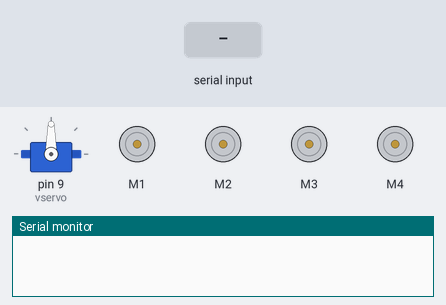
Recording of a sketch running on a simulated Arduino Mega 2560, built with avr-gcc and run on an emulated ATmega2560. Shown: servo, 4 × DC motor (green arrow = forward, orange = backward, longer = faster), the last lines printed to the serial monitor. Inputs (shaded band) come from the test bench.

Above: at 1.2 s.
1.3 s: "F" received over the second serial link
At 2.2 s:
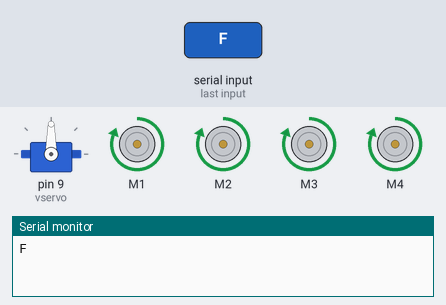
2.8 s: "B" received over the second serial link
At 3.4 s:
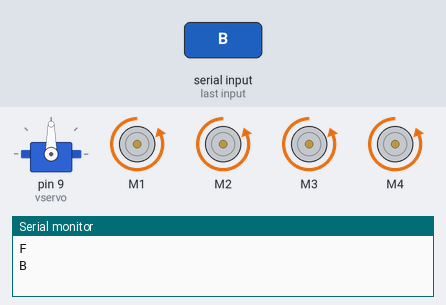
4.3 s: "L" received over the second serial link
At 5.5 s:
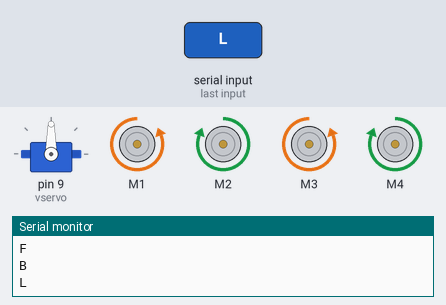
5.8 s: "R" received over the second serial link
At 6.9 s:
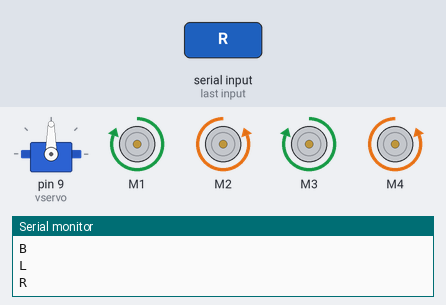
7.3 s: "G" received over the second serial link
At 8.0 s:
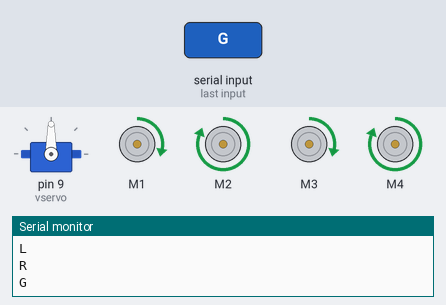
8.8 s: "I" received over the second serial link
At 9.2 s:
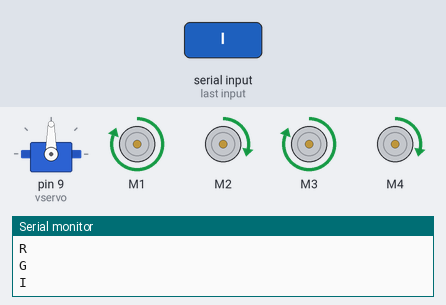
Timing chart, 0 to 11.3 s (numbered marks = the images above; inputs shaded):
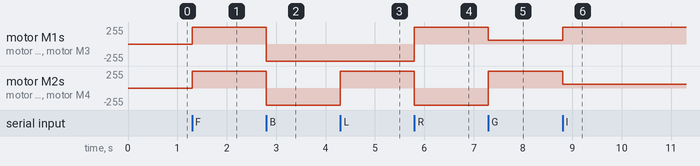

The sketch:

sketch_nov13a.ino
```cpp
#include <AFMotor.h> // Подключаем библиотеку для управления двигателями
#include <Servo.h>   // Подключаем библиотеку для сервоприводов
#include <SoftwareSerial.h> // Подключаем библиотеку для работы с Serial через дискретные порты

//Создаем объекты для двигателей
AF_DCMotor motor1(1); //канал М1 на Motor Shield — задний левый
AF_DCMotor motor2(2); //канал М2 на Motor Shield — задний правый
AF_DCMotor motor3(3); //канал М3 на Motor Shield — передний левый
AF_DCMotor motor4(4); //канал М4 на Motor Shield — передний правый

// Создаем объект для сервопривода
Servo vservo;

SoftwareSerial BTSerial(50, 51); // RX, TX

// Создаем переменную для команд Bluetooth
char vcmd;
// Создаем переменные для запоминания скорости двигателей
int vspdL, vspdR;
/* Создаем переменную, на значение которой будет уменьшаться скорость при плавных поворотах.
Текущая скорость должна быть больше этого значения.  В противном случае двигатели со стороны направления поворота просто не будут вращаться */
int vspd = 200;

void setup() {
  // Устанавливаем скорость передачи данных по Bluetooth
  BTSerial.begin(9600);
  // Устанавливаем скорость передачи данных по кабелю
  Serial.begin(9600);
  // Выбираем пин к которому подключен сервопривод
  vservo.attach(9); // или 10, если воткнули в крайний разъём
  // Поворачиваем сервопривод в положение 90 градусов при каждом включении
  vservo.write(90);
  // Устанавливаем максимальную скорость вращения двигателей
  vspeed(255,255);
}

void loop() {
  // Если есть данные
  if (BTSerial.available())
  {
    // Читаем команды и заносим их в переменную. char преобразует код символа команды в символ
    vcmd = (char)BTSerial.read();
    // Отправляем команду в порт, чтобы можно было их проверить в "Мониторе порта"
    Serial.println(vcmd);

    // Вперед
    if (vcmd == 'F') {
      vforward();
    }
    // Назад
    if (vcmd == 'B')
    {
      vbackward();
    }
    // Влево
    if (vcmd == 'L')
    {
      vleft();
    }
    // Вправо
    if (vcmd == 'R')
    {
      vright();
    }
    // Прямо и влево
    if (vcmd == 'G')
    {
      vforwardleft();
    }
    // Прямо и вправо
    if (vcmd == 'I')
    {
      vforwardright();
    }
    // Назад и влево
    if (vcmd == 'H')
    {
      vbackwardleft();
    }
    // Назад и вправо
    if (vcmd == 'J')
    {
      vbackwardright();
    }
    // Стоп
    if (vcmd == 'S')
    {
      vrelease();
    }
    // Скорость 0%
    if (vcmd == '0')
    {
      vspeed(0,0);
    }
    // Скорость 10%
    if (vcmd == '1')
    {
      vspeed(25,25);
    }
    // Скорость 20%
    if (vcmd == '2')
    {
      vspeed(50,50);
    }
    // Скорость 30%
    if (vcmd == '3')
    {
      vspeed(75,75);
    }
    // Скорость 40%
    if (vcmd == '4')
    {
      vspeed(100,100);
    }
    // Скорость 50%
    if (vcmd == '5')
    {
      vspeed(125,125);
    }
    // Скорость 60%
    if (vcmd == '6')
    {
      vspeed(150,150);
    }
    // Скорость 70%
    if (vcmd == '7')
    {
      vspeed(175,175);
    }
    // Скорость 80%
    if (vcmd == '8')
    {
      vspeed(200,200);
    }
    // Скорость 90%
    if (vcmd == '9')
    {
      vspeed(225,225);
    }
    // Скорость 100%
    if (vcmd == 'q')
    {
      vspeed(255,255);
    }
  }
}

// Вперед
void vforward() {
  vspeed(vspdL,vspdR);
  vforwardRL();
}

// Вперед для RL
void vforwardRL() {
  motor1.run(FORWARD);
  motor2.run(FORWARD);
  motor3.run(FORWARD);
  motor4.run(FORWARD);
}

// Назад
void vbackward() {
  vspeed(vspdL,vspdR);
  vbackwardRL();
}

// Назад для RL
void vbackwardRL() {
  motor1.run(BACKWARD);
  motor2.run(BACKWARD);
  motor3.run(BACKWARD);
  motor4.run(BACKWARD);
}

// Влево
void vleft() {
  vspeed(vspdL,vspdR);
  motor1.run(BACKWARD);
  motor2.run(FORWARD);
  motor3.run(BACKWARD);
  motor4.run(FORWARD);
}

// Вправо
void vright() {
  vspeed(vspdL,vspdR);
  motor1.run(FORWARD);
  motor2.run(BACKWARD);
  motor3.run(FORWARD);
  motor4.run(BACKWARD);
}

// Вперед и влево
void vforwardleft() {
  if (vspdL > vspd) {
    vspeed(vspdL-vspd,vspdR);
  }
  else
  {
    vspeed(0,vspdR);
  }
  vforwardRL();
}

// Вперед и вправо
void vforwardright() {
  if (vspdR > vspd) {
    vspeed(vspdL,vspdR-vspd);
  }
  else
  {
    vspeed(vspdL,0);
  }
  vforwardRL();
}

// Назад и влево
void vbackwardleft() {
  if (vspdL > vspd) {
    vspeed(vspdL-vspd,vspdR);
  }
  else
  {
    vspeed(0,vspdR);
  }
  vbackwardRL();
}

// Назад и вправо
void vbackwardright() {
  if (vspdR > vspd) {
    vspeed(vspdL,vspdR-vspd);
  }
  else
  {
    vspeed(vspdL,0);
  }
  vbackwardRL();
}

// Стоп
void vrelease(){
  motor1.run(RELEASE);
  motor2.run(RELEASE);
  motor3.run(RELEASE);
  motor4.run(RELEASE);
}

// Изменение скорости
void vspeed(int spdL,int spdR){
  if (spdL == spdR) {
    vspdL=spdL;
    vspdR=spdR;
  }
  motor1.setSpeed(spdL);
  motor2.setSpeed(spdR);
  motor3.setSpeed(spdL);
  motor4.setSpeed(spdR);
}
```

Measured:
- after the input at 1.3 s, motor M1–4: stopped → forward 255/255 at once
- after the input at 2.8 s, motor M1–4: forward 255/255 → backward 255/255 at once
- after the input at 4.3 s, motor M2, motor M4: backward 255/255 → forward 255/255 at once
- after the input at 5.8 s, motor M1, motor M3: backward 255/255 → forward 255/255 at once; motor M2, motor M4: forward 255/255 → backward 255/255 at once
- after the input at 7.3 s, motor M1, motor M3: forward 255/255 → forward 55/255 at once; motor M2, motor M4: backward 255/255 → forward 255/255 at once
- after the input at 8.8 s, motor M1, motor M3: forward 55/255 → forward 255/255 at once; motor M2, motor M4: forward 255/255 → forward 55/255 at once
